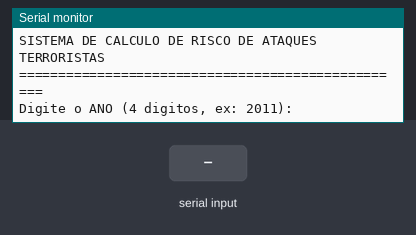
This sketch was run on a simulated Arduino Uno, built with avr-gcc and run on an emulated ATmega328P. On the bench: the last lines printed to the serial monitor. Inputs (shaded band) come from the test bench.

Above: at 1.2 s.
1.3 s: "90,45\n" received over Serial
At 1.8 s:
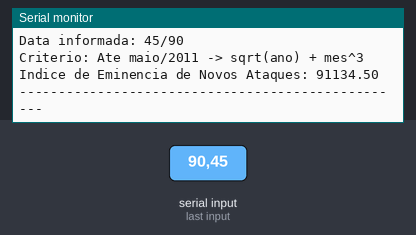
2.8 s: "30,150\n" received over Serial
At 3.61 s:
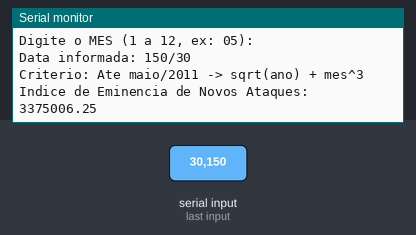

Measured:
- after the input at 1.3 s, the serial monitor: prints a new line at once (image 1)
- after the input at 2.8 s, the serial monitor: prints a new line after 0.72 s (image 2)

The sketch:

prova_bin_laden_CTE.ino
```cpp
// Prova Prática Arduino C: Cálculo do Índice de Eminência de Novos Ataques Terroristas (Bin Laden)
// Instituição: FIAP • Curso: Engenharia da Computação • Turma: 1ECR • Data: 08/05/2019
// Disciplina: Computational Thinking for Engineering (CTE) • Professor: Fabio H. Pimentel
// Aluno: Guilherme Macario da Silva • RM: 84053

#include <math.h>

void setup() {
  Serial.begin(9600);
  while (!Serial);
  Serial.println("==================================================");
  Serial.println("SISTEMA DE CALCULO DE RISCO DE ATAQUES TERRORISTAS");
  Serial.println("==================================================");
}

void loop() {
  int ano = 0;
  int mes = 0;
  float indice = 0.0;

  Serial.println("\nDigite o ANO (4 digitos, ex: 2011): ");
  while (Serial.available() == 0);
  ano = Serial.parseInt();

  Serial.println("Digite o MES (1 a 12, ex: 05): ");
  while (Serial.available() == 0);
  mes = Serial.parseInt();

  Serial.print("Data informada: ");
  if (mes < 10) Serial.print("0");
  Serial.print(mes);
  Serial.print("/");
  Serial.println(ano);

  // Regra de Negócio da Avaliação:
  // Até e durante maio/2011 (mes <= 5 e ano <= 2011): Indice = sqrt(ano) + mes^3
  // Após maio/2011: Indice = (ano / 2.0) - mes^2
  if (ano < 2011 || (ano == 2011 && mes <= 5)) {
    indice = sqrt((float)ano) + pow((float)mes, 3);
    Serial.println("Criterio: Ate maio/2011 -> sqrt(ano) + mes^3");
  } else {
    indice = (ano / 2.0) - pow((float)mes, 2);
    Serial.println("Criterio: Apos maio/2011 -> (ano / 2) - mes^2");
  }

  Serial.print("Indice de Eminencia de Novos Ataques: ");
  Serial.println(indice, 2);
  Serial.println("--------------------------------------------------");
  delay(2000);
}
```
